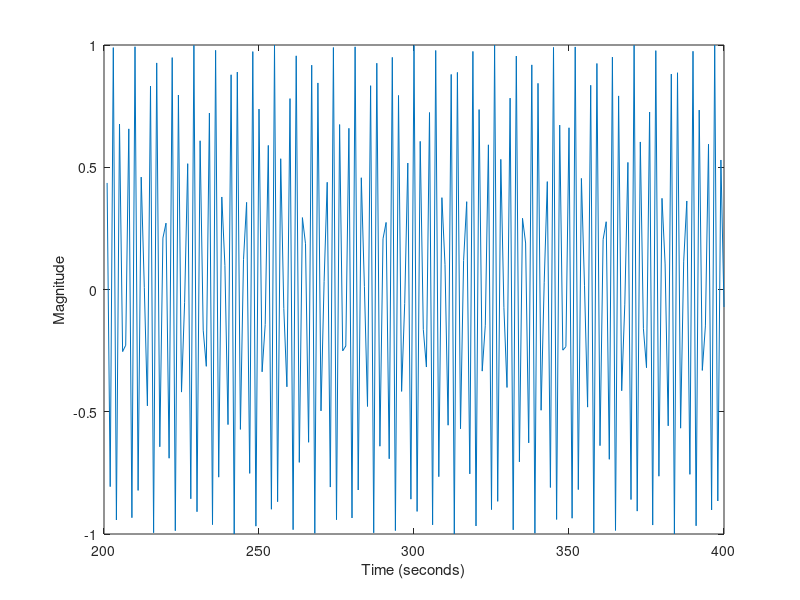
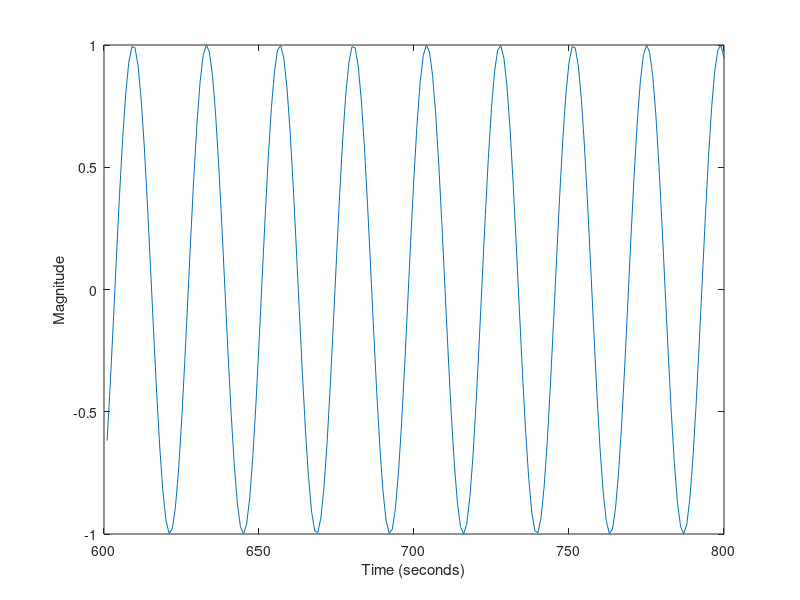
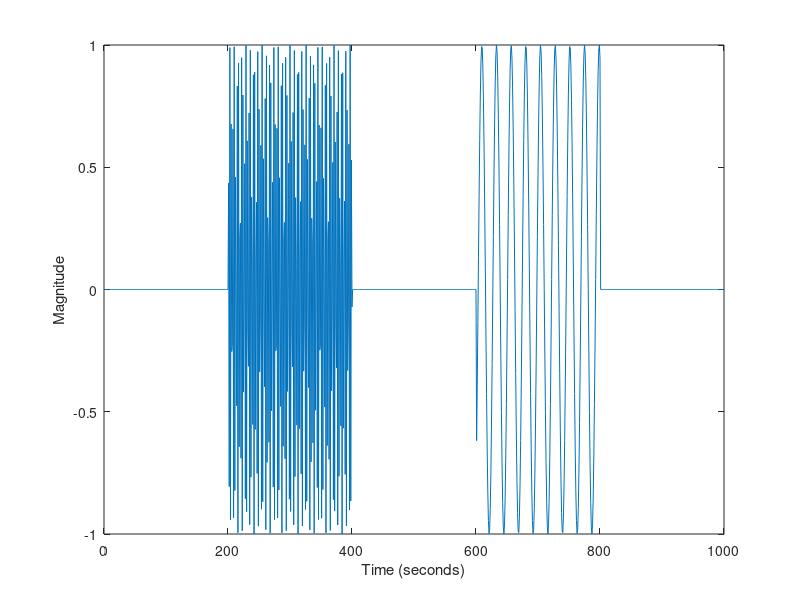
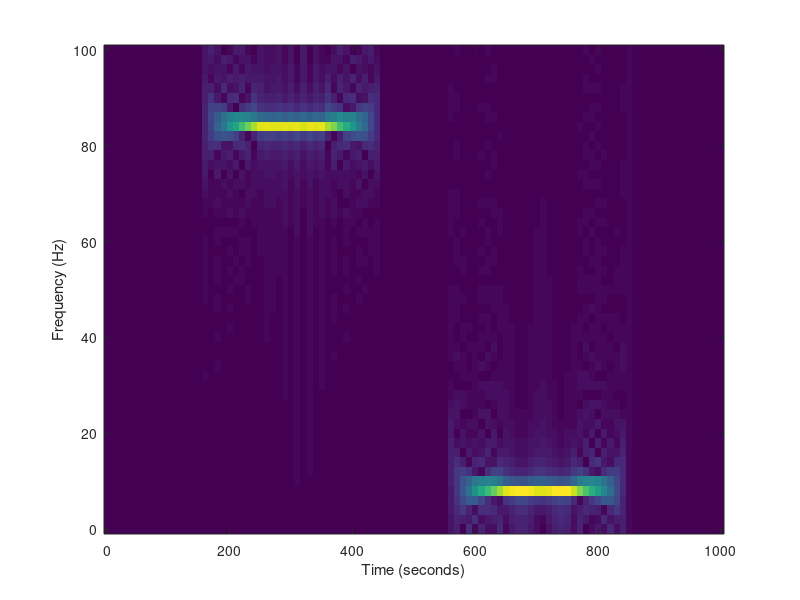

Recreate these plots in MATLAB, in order.
time1=0:1:200;
t1=201:1:400;
time2=401:1:600;
t2=601:1:800;
time3=801:1:1000;
signal1=sin(500*t1); %frequency1 = 500/(2*pi)

plot(t1,signal1);
xlabel('Time (seconds)');
ylabel('Magnitude');
signal2=sin(50*t2); %frequency2 =50/(2*pi)
figure,
plot(t2,signal2);
xlabel('Time (seconds)');
ylabel('Magnitude');

signal=[zeros(size(time1)) signal1 zeros(size(time2)) signal2  zeros(size(time3))];
figure,
time=0:1:1000;
plot(time,signal);
xlabel('Time (seconds)');
ylabel('Magnitude');

x=size(signal);
p=round(x(2)/10);
X=signal;

step_dist=10;
window_length=p;
LENX = length(X);
IMGX = ceil(LENX/step_dist);
if (window_length/2 == round(window_length/2))
	IMGY = (window_length/2) + 1;
else
	IMGY = ceil(window_length/2);
end

stft_plot = zeros(IMGX,IMGY);

X = [zeros(1,window_length/2) X zeros(1,window_length/2)]; % padding the signal with zeros
WIN = ones(1,window_length);
iter = 0;
for i = 1:step_dist:LENX
	iter = iter + 1;
	windowing = X(i:(i + window_length - 1));  % making window

	signal_window = windowing.* WIN; %y(t)=h(t)*w(n-t)
	signalout = abs(fft(signal_window, window_length)); %fft of y(t) gives us stft
	stft_plot(iter,:) = signalout(1:IMGY);
end
%sampling_rate=10;
freq = 10;
figure,
imagesc([0:(step_dist):(LENX-1)],[0:(freq):freq*10],stft_plot');
xlabel('Time (seconds)');
ylabel('Frequency (Hz)');
axis('xy')